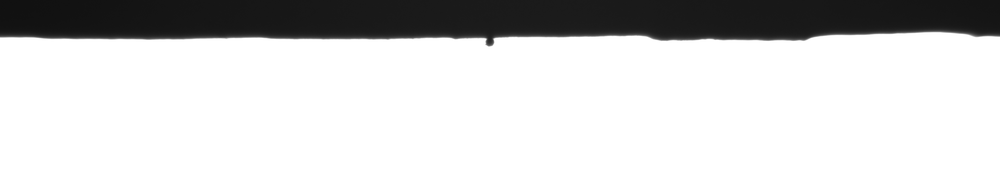
#> input picture attachments_data/noclean-001.png, 1000 x 171 px, shrunk from 4096 x 700 before the run, found by its file name
$ python PitDetection.py
#> lines starting #> are read from the running program, lines starting #| are printed output that depends on the picture; after the words box and inside, x2 and y2 are one past the last pixel; in counts of white or black regions, pixels touching at a corner belong together
# cv2.cv2 用于代码提示
import cv2 as cv
import numpy as np
# 图像输入
input_img = cv.imread('../images/source/noclean-001.png', 0)
#> input_img is the input picture: shape (171, 1000); min 16, max 255, mean 204.9
# 降噪处理
blur = cv.blur(input_img, (3, 3), 0)
# cv.imshow("blur",blur)
# 图像二值化
# thre, thres = cv.threshold(blur, 0, 255, cv.THRESH_BINARY_INV)
_, thres = cv.threshold(blur, 180, 255, cv.THRESH_BINARY_INV)
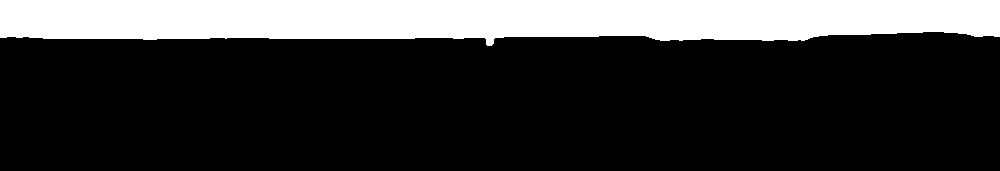
#> thres: shape (171, 1000); 22.1% white; 1 white region, box (x1, y1, x2, y2) and area: (0, 0, 1000, 46) 37859
cv.namedWindow("image_thre", 0)
cv.imshow("image_thre", thres)
# 形态学开运算
kernel = np.ones((3, 3), np.uint8)
img_bin = cv.morphologyEx(thres, cv.MORPH_OPEN, kernel)
#> img_bin: shape (171, 1000); 22.1% white; 1 white region
cv.namedWindow("image_bin", 0)
cv.imshow("image_bin", img_bin)
# 轮廓提取
# contours:轮廓坐标列表
# hierarchy：轮廓从属关系
contours, hierarchy = cv.findContours(img_bin, cv.RETR_TREE, cv.CHAIN_APPROX_SIMPLE)
#> contours = 1 contour; box (x1, y1, x2, y2) and area: (0, 0, 1000, 46) 36816
#计算凸包数量
for i in range(len(contours)):
    cnt =contours[i]
    # 返回该物体得凸包点集
    hull = cv.convexHull(cnt, returnPoints=False)
    print(hull)
    if len(hull) > 10:
        # 凸缺陷计算
        defects = cv.convexityDefects(cnt, hull)
        if len(defects) >= 2:
            # 升序排列
            defects_point = defects[np.lexsort(-defects.T)]
            # 起点，终点，最远点，到最远点的近似距离
            os, oe, of, od = defects_point[0, 0, 0]
            ostart = tuple(cnt[of][0])
            ts, te, tf, td = defects_point[0, 1, 0]
            tstart = tuple(cnt[tf][0])
            if (od/256)>10:
                cv.line(img_bin, tuple(ostart), tuple(tstart), [0, 0, 255], 2)
#> this loop made 1 pass
#> hull on pass 1: [101, 100, 68, 30, 29, 11, 1, 0]
#| [[101]
#|  [100]
#|  [ 68]
#|  [ 30]
#|  [ 29]
#|  [ 11]
#|  [  1]
#|  [  0]]

cv.namedWindow("image_bin_end", 0)
cv.imshow("image_bin_end", img_bin)

# [12 lines of commented-out code are left out]
cv.waitKey()

$ run again, with attachments_data/noclean-003.png copied over attachments_data/noclean-001.png
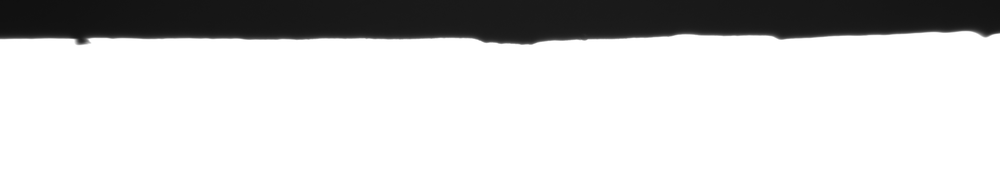
#> input picture attachments_data/noclean-003.png, 1000 x 171 px, shrunk from 4096 x 700 before the run, found by its file name
#> input_img is the input picture: shape (171, 1000); min 16, max 255, mean 204.7
#> `_, thres = cv.threshold(blur, 180, 255, cv.THRESH_BINARY_INV)`:
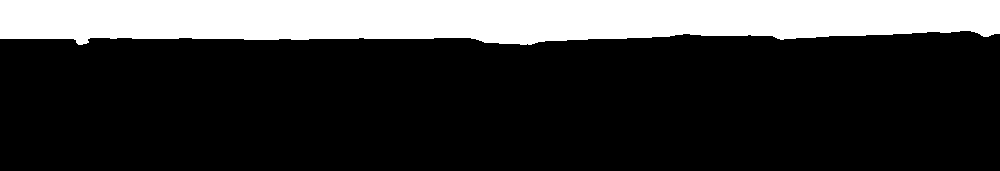
#> thres: shape (171, 1000); 22.3% white; 1 white region, box (x1, y1, x2, y2) and area: (0, 0, 1000, 45) 38102
#> img_bin: shape (171, 1000); 22.3% white; 1 white region
#> contours = 1 contour; box (x1, y1, x2, y2) and area: (0, 0, 1000, 45) 37062
#> the loop `for i in range(len(contours)):` made 1 pass
#> hull on pass 1: [134, 133, 127, 57, 7, 1, 0]
#> (printed output is left out)
